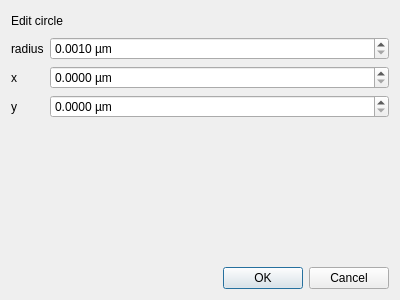
<?xml version="1.0" encoding="UTF-8"?>
<ui version="4.0">
 <class>Dialog</class>
 <widget class="QDialog" name="Dialog">
  <property name="geometry">
   <rect>
    <x>0</x>
    <y>0</y>
    <width>400</width>
    <height>300</height>
   </rect>
  </property>
  <property name="windowTitle">
   <string>Edit circle</string>
  </property>
  <layout class="QVBoxLayout" name="verticalLayout">
   <item>
    <layout class="QHBoxLayout" name="horizontalLayout">
     <item>
      <widget class="QLabel" name="label_4">
       <property name="text">
        <string>Edit circle</string>
       </property>
      </widget>
     </item>
     <item>
      <spacer name="horizontalSpacer">
       <property name="orientation">
        <enum>Qt::Horizontal</enum>
       </property>
       <property name="sizeHint" stdset="0">
        <size>
         <width>40</width>
         <height>20</height>
        </size>
       </property>
      </spacer>
     </item>
    </layout>
   </item>
   <item>
    <layout class="QFormLayout" name="formLayout">
     <item row="0" column="0">
      <widget class="QLabel" name="label">
       <property name="text">
        <string>radius</string>
       </property>
      </widget>
     </item>
     <item row="0" column="1">
      <widget class="QDoubleSpinBox" name="doubleSpinBox_radius">
       <property name="suffix">
        <string> µm</string>
       </property>
       <property name="decimals">
        <number>4</number>
       </property>
       <property name="minimum">
        <double>0.001000000000000</double>
       </property>
       <property name="maximum">
        <double>9999.000000000000000</double>
       </property>
       <property name="singleStep">
        <double>0.100000000000000</double>
       </property>
      </widget>
     </item>
     <item row="1" column="0">
      <widget class="QLabel" name="label_2">
       <property name="text">
        <string>x</string>
       </property>
      </widget>
     </item>
     <item row="2" column="0">
      <widget class="QLabel" name="label_3">
       <property name="text">
        <string>y</string>
       </property>
      </widget>
     </item>
     <item row="1" column="1">
      <widget class="QDoubleSpinBox" name="doubleSpinBox_x">
       <property name="suffix">
        <string> µm</string>
       </property>
       <property name="decimals">
        <number>4</number>
       </property>
       <property name="maximum">
        <double>9999.000000000000000</double>
       </property>
      </widget>
     </item>
     <item row="2" column="1">
      <widget class="QDoubleSpinBox" name="doubleSpinBox_y">
       <property name="suffix">
        <string> µm</string>
       </property>
       <property name="decimals">
        <number>4</number>
       </property>
       <property name="maximum">
        <double>9999.000000000000000</double>
       </property>
      </widget>
     </item>
    </layout>
   </item>
   <item>
    <spacer name="verticalSpacer">
     <property name="orientation">
      <enum>Qt::Vertical</enum>
     </property>
     <property name="sizeHint" stdset="0">
      <size>
       <width>20</width>
       <height>40</height>
      </size>
     </property>
    </spacer>
   </item>
   <item>
    <widget class="QDialogButtonBox" name="buttonBox">
     <property name="orientation">
      <enum>Qt::Horizontal</enum>
     </property>
     <property name="standardButtons">
      <set>QDialogButtonBox::Cancel|QDialogButtonBox::Ok</set>
     </property>
    </widget>
   </item>
  </layout>
 </widget>
 <resources/>
 <connections>
  <connection>
   <sender>buttonBox</sender>
   <signal>accepted()</signal>
   <receiver>Dialog</receiver>
   <slot>accept()</slot>
   <hints>
    <hint type="sourcelabel">
     <x>248</x>
     <y>254</y>
    </hint>
    <hint type="destinationlabel">
     <x>157</x>
     <y>274</y>
    </hint>
   </hints>
  </connection>
  <connection>
   <sender>buttonBox</sender>
   <signal>rejected()</signal>
   <receiver>Dialog</receiver>
   <slot>reject()</slot>
   <hints>
    <hint type="sourcelabel">
     <x>316</x>
     <y>260</y>
    </hint>
    <hint type="destinationlabel">
     <x>286</x>
     <y>274</y>
    </hint>
   </hints>
  </connection>
 </connections>
</ui>
